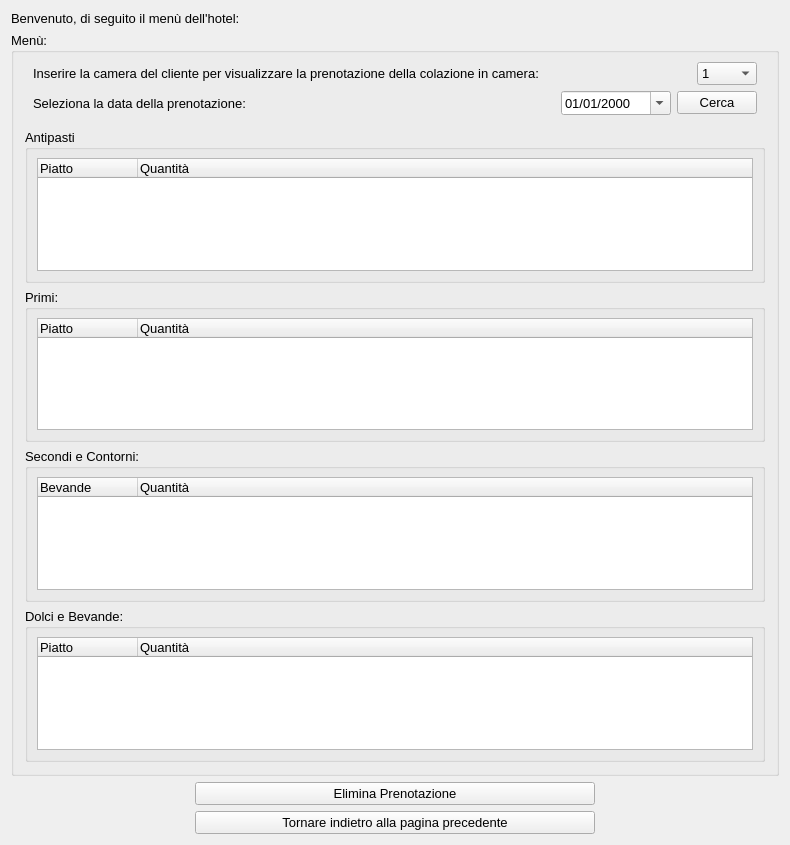
<?xml version="1.0" encoding="UTF-8"?>
<ui version="4.0">
 <class>mainWidget</class>
 <widget class="QWidget" name="mainWidget">
  <property name="geometry">
   <rect>
    <x>0</x>
    <y>0</y>
    <width>790</width>
    <height>845</height>
   </rect>
  </property>
  <property name="minimumSize">
   <size>
    <width>790</width>
    <height>820</height>
   </size>
  </property>
  <property name="font">
   <font>
    <family>Arial</family>
    <pointsize>10</pointsize>
   </font>
  </property>
  <property name="windowTitle">
   <string>Struttura Alberghiera</string>
  </property>
  <layout class="QVBoxLayout" name="verticalLayout">
   <item>
    <widget class="QLabel" name="labelIntroduzionePagina">
     <property name="text">
      <string>Benvenuto, di seguito il menù dell'hotel:</string>
     </property>
    </widget>
   </item>
   <item>
    <widget class="QGroupBox" name="groupboxMenuColazioneInCameraCamerieri">
     <property name="title">
      <string>Menù:</string>
     </property>
     <layout class="QVBoxLayout" name="verticalLayout_14">
      <property name="leftMargin">
       <number>11</number>
      </property>
      <property name="topMargin">
       <number>5</number>
      </property>
      <property name="rightMargin">
       <number>11</number>
      </property>
      <property name="bottomMargin">
       <number>11</number>
      </property>
      <item>
       <widget class="QWidget" name="widgetColazioneInCamera" native="true">
        <layout class="QVBoxLayout" name="verticalLayout_2">
         <property name="leftMargin">
          <number>8</number>
         </property>
         <property name="topMargin">
          <number>4</number>
         </property>
         <property name="rightMargin">
          <number>8</number>
         </property>
         <property name="bottomMargin">
          <number>8</number>
         </property>
         <item>
          <widget class="QWidget" name="widgetCamera" native="true">
           <property name="sizePolicy">
            <sizepolicy hsizetype="Preferred" vsizetype="Preferred">
             <horstretch>0</horstretch>
             <verstretch>0</verstretch>
            </sizepolicy>
           </property>
           <layout class="QHBoxLayout" name="horizontalLayout">
            <property name="leftMargin">
             <number>0</number>
            </property>
            <property name="topMargin">
             <number>0</number>
            </property>
            <property name="rightMargin">
             <number>0</number>
            </property>
            <property name="bottomMargin">
             <number>0</number>
            </property>
            <item>
             <widget class="QLabel" name="labelInserimentoCamera">
              <property name="text">
               <string>Inserire la camera del cliente per visualizzare la prenotazione della colazione in camera:</string>
              </property>
             </widget>
            </item>
            <item>
             <widget class="QComboBox" name="comboboxCena">
              <property name="maximumSize">
               <size>
                <width>60</width>
                <height>16777215</height>
               </size>
              </property>
              <property name="maxVisibleItems">
               <number>20</number>
              </property>
              <item>
               <property name="text">
                <string>1</string>
               </property>
              </item>
              <item>
               <property name="text">
                <string>2</string>
               </property>
              </item>
              <item>
               <property name="text">
                <string>3</string>
               </property>
              </item>
              <item>
               <property name="text">
                <string>4</string>
               </property>
              </item>
              <item>
               <property name="text">
                <string>5</string>
               </property>
              </item>
              <item>
               <property name="text">
                <string>6</string>
               </property>
              </item>
              <item>
               <property name="text">
                <string>7</string>
               </property>
              </item>
              <item>
               <property name="text">
                <string>8</string>
               </property>
              </item>
              <item>
               <property name="text">
                <string>9</string>
               </property>
              </item>
              <item>
               <property name="text">
                <string>10</string>
               </property>
              </item>
              <item>
               <property name="text">
                <string>11</string>
               </property>
              </item>
              <item>
               <property name="text">
                <string>12</string>
               </property>
              </item>
              <item>
               <property name="text">
                <string>13</string>
               </property>
              </item>
              <item>
               <property name="text">
                <string>14</string>
               </property>
              </item>
              <item>
               <property name="text">
                <string>15</string>
               </property>
              </item>
              <item>
               <property name="text">
                <string>16</string>
               </property>
              </item>
              <item>
               <property name="text">
                <string>17</string>
               </property>
              </item>
              <item>
               <property name="text">
                <string>18</string>
               </property>
              </item>
              <item>
               <property name="text">
                <string>19</string>
               </property>
              </item>
              <item>
               <property name="text">
                <string>20</string>
               </property>
              </item>
              <item>
               <property name="text">
                <string>21</string>
               </property>
              </item>
              <item>
               <property name="text">
                <string>22</string>
               </property>
              </item>
              <item>
               <property name="text">
                <string>23</string>
               </property>
              </item>
              <item>
               <property name="text">
                <string>24</string>
               </property>
              </item>
              <item>
               <property name="text">
                <string>25</string>
               </property>
              </item>
              <item>
               <property name="text">
                <string>26</string>
               </property>
              </item>
              <item>
               <property name="text">
                <string>27</string>
               </property>
              </item>
              <item>
               <property name="text">
                <string>28</string>
               </property>
              </item>
              <item>
               <property name="text">
                <string>29</string>
               </property>
              </item>
              <item>
               <property name="text">
                <string>30</string>
               </property>
              </item>
              <item>
               <property name="text">
                <string>31</string>
               </property>
              </item>
              <item>
               <property name="text">
                <string>32</string>
               </property>
              </item>
              <item>
               <property name="text">
                <string>33</string>
               </property>
              </item>
              <item>
               <property name="text">
                <string>34</string>
               </property>
              </item>
              <item>
               <property name="text">
                <string>35</string>
               </property>
              </item>
              <item>
               <property name="text">
                <string>36</string>
               </property>
              </item>
             </widget>
            </item>
           </layout>
          </widget>
         </item>
         <item>
          <widget class="QWidget" name="widgetDataCerca" native="true">
           <property name="sizePolicy">
            <sizepolicy hsizetype="Preferred" vsizetype="Preferred">
             <horstretch>0</horstretch>
             <verstretch>0</verstretch>
            </sizepolicy>
           </property>
           <layout class="QHBoxLayout" name="horizontalLayout_2">
            <property name="leftMargin">
             <number>0</number>
            </property>
            <property name="topMargin">
             <number>0</number>
            </property>
            <property name="rightMargin">
             <number>0</number>
            </property>
            <property name="bottomMargin">
             <number>0</number>
            </property>
            <item>
             <widget class="QLabel" name="label">
              <property name="text">
               <string>Seleziona la data della prenotazione:</string>
              </property>
             </widget>
            </item>
            <item>
             <spacer name="horizontalSpacer">
              <property name="orientation">
               <enum>Qt::Horizontal</enum>
              </property>
              <property name="sizeHint" stdset="0">
               <size>
                <width>40</width>
                <height>20</height>
               </size>
              </property>
             </spacer>
            </item>
            <item>
             <widget class="QDateEdit" name="dateEditCena">
              <property name="minimumSize">
               <size>
                <width>110</width>
                <height>0</height>
               </size>
              </property>
              <property name="displayFormat">
               <string>dd/MM/yyyy</string>
              </property>
              <property name="calendarPopup">
               <bool>true</bool>
              </property>
             </widget>
            </item>
            <item>
             <widget class="QPushButton" name="btnCerca">
              <property name="text">
               <string>Cerca</string>
              </property>
             </widget>
            </item>
           </layout>
          </widget>
         </item>
        </layout>
       </widget>
      </item>
      <item>
       <widget class="QGroupBox" name="groupboxGestioneCucinaDolceCamerieri">
        <property name="title">
         <string>Antipasti</string>
        </property>
        <layout class="QGridLayout" name="gridLayout">
         <property name="leftMargin">
          <number>9</number>
         </property>
         <property name="topMargin">
          <number>8</number>
         </property>
         <property name="rightMargin">
          <number>9</number>
         </property>
         <property name="bottomMargin">
          <number>9</number>
         </property>
         <item row="0" column="0">
          <widget class="QTreeWidget" name="treewidgetAntipasti">
           <property name="selectionMode">
            <enum>QAbstractItemView::NoSelection</enum>
           </property>
           <column>
            <property name="text">
             <string>Piatto</string>
            </property>
           </column>
           <column>
            <property name="text">
             <string>Quantità</string>
            </property>
           </column>
          </widget>
         </item>
        </layout>
       </widget>
      </item>
      <item>
       <widget class="QGroupBox" name="groupboxGestioneCucinaSalatoCamerieri">
        <property name="title">
         <string>Primi:</string>
        </property>
        <layout class="QGridLayout" name="gridLayout_2">
         <property name="leftMargin">
          <number>9</number>
         </property>
         <property name="topMargin">
          <number>8</number>
         </property>
         <property name="rightMargin">
          <number>9</number>
         </property>
         <property name="bottomMargin">
          <number>9</number>
         </property>
         <item row="0" column="0">
          <widget class="QTreeWidget" name="treewidgetPrimi">
           <property name="selectionMode">
            <enum>QAbstractItemView::NoSelection</enum>
           </property>
           <column>
            <property name="text">
             <string>Piatto</string>
            </property>
           </column>
           <column>
            <property name="text">
             <string>Quantità</string>
            </property>
           </column>
          </widget>
         </item>
        </layout>
       </widget>
      </item>
      <item>
       <widget class="QGroupBox" name="groupboxGestioneCucinaBevandeCamerieri">
        <property name="title">
         <string>Secondi e Contorni:</string>
        </property>
        <layout class="QGridLayout" name="gridLayout_3">
         <property name="leftMargin">
          <number>9</number>
         </property>
         <property name="topMargin">
          <number>8</number>
         </property>
         <property name="rightMargin">
          <number>9</number>
         </property>
         <property name="bottomMargin">
          <number>9</number>
         </property>
         <item row="0" column="0">
          <widget class="QTreeWidget" name="treewidgetSecondiContorni">
           <property name="selectionMode">
            <enum>QAbstractItemView::NoSelection</enum>
           </property>
           <column>
            <property name="text">
             <string>Bevande</string>
            </property>
           </column>
           <column>
            <property name="text">
             <string>Quantità</string>
            </property>
           </column>
          </widget>
         </item>
        </layout>
       </widget>
      </item>
      <item>
       <widget class="QGroupBox" name="groupBox">
        <property name="title">
         <string>Dolci e Bevande:</string>
        </property>
        <layout class="QGridLayout" name="gridLayout_5">
         <property name="leftMargin">
          <number>9</number>
         </property>
         <property name="topMargin">
          <number>8</number>
         </property>
         <property name="rightMargin">
          <number>9</number>
         </property>
         <property name="bottomMargin">
          <number>9</number>
         </property>
         <item row="0" column="0">
          <widget class="QTreeWidget" name="treewidgetDolciBevande">
           <property name="selectionMode">
            <enum>QAbstractItemView::NoSelection</enum>
           </property>
           <column>
            <property name="text">
             <string>Piatto</string>
            </property>
           </column>
           <column>
            <property name="text">
             <string>Quantità</string>
            </property>
           </column>
          </widget>
         </item>
        </layout>
       </widget>
      </item>
     </layout>
    </widget>
   </item>
   <item alignment="Qt::AlignHCenter">
    <widget class="QPushButton" name="btnElimina">
     <property name="minimumSize">
      <size>
       <width>400</width>
       <height>0</height>
      </size>
     </property>
     <property name="maximumSize">
      <size>
       <width>16777215</width>
       <height>16777215</height>
      </size>
     </property>
     <property name="text">
      <string>Elimina Prenotazione</string>
     </property>
    </widget>
   </item>
   <item alignment="Qt::AlignHCenter">
    <widget class="QPushButton" name="btnTornarePaginaPrecedente">
     <property name="minimumSize">
      <size>
       <width>400</width>
       <height>0</height>
      </size>
     </property>
     <property name="maximumSize">
      <size>
       <width>16777215</width>
       <height>16777215</height>
      </size>
     </property>
     <property name="text">
      <string>Tornare indietro alla pagina precedente</string>
     </property>
    </widget>
   </item>
  </layout>
 </widget>
 <resources/>
 <connections/>
</ui>
